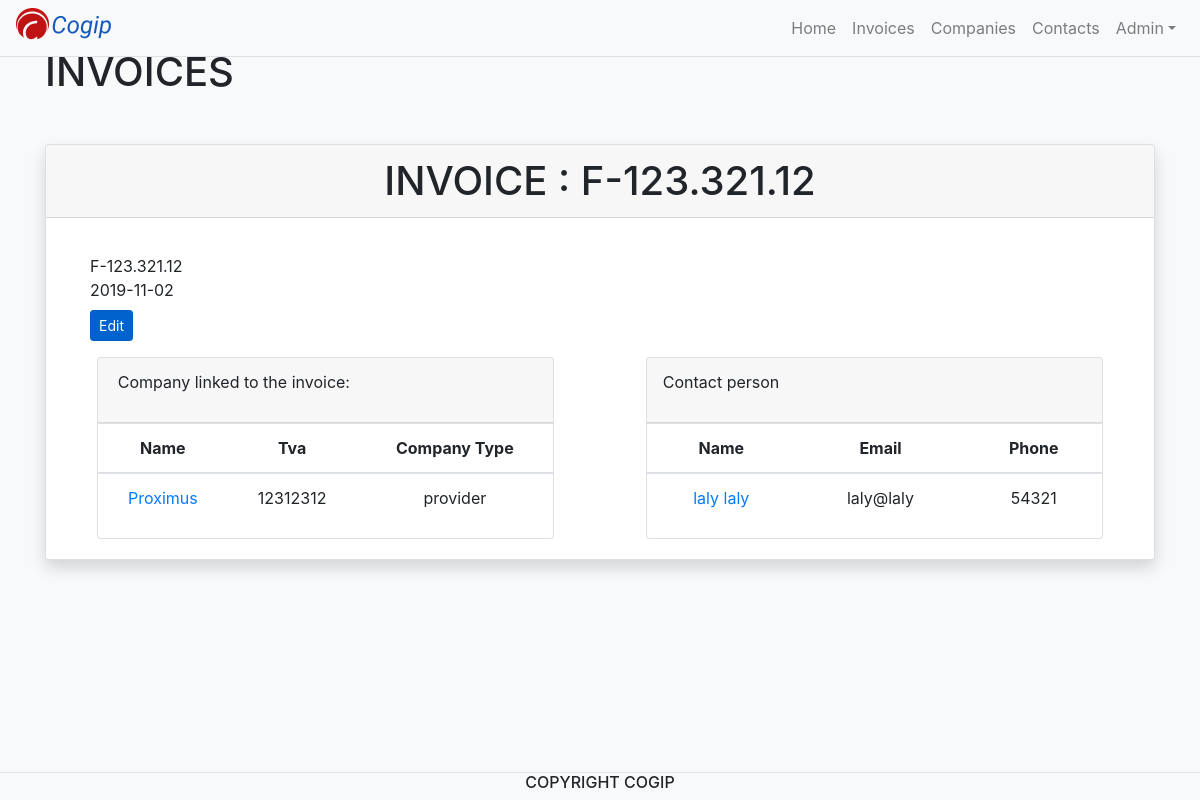
The page /?id=3&value=invoices on the database its author committed.
### tables this page shows
CREATE TABLE `invoices` (
  `id` int(11) NOT NULL,
  `date` date NOT NULL,
  `number` varchar(40) NOT NULL,
  `id_companies` int(5) NOT NULL,
  `id_contacts` int(5) NOT NULL
);

CREATE TABLE `companies` (
  `id` int(11) NOT NULL,
  `name` varchar(60) NOT NULL,
  `country` varchar(60) NOT NULL,
  `VAT` varchar(80) NOT NULL,
  `id_type_companies` int(5) NOT NULL
);

CREATE TABLE `type` (
  `id` int(11) NOT NULL,
  `type_companies` varchar(8) NOT NULL
);

CREATE TABLE `contacts` (
  `id` int(11) NOT NULL,
  `first_name` varchar(60) NOT NULL,
  `last_name` varchar(60) NOT NULL,
  `email` varchar(80) NOT NULL,
  `phone` int(60) NOT NULL,
  `id_companies` int(20) NOT NULL
);

### controller/controller.php (called while the page is built, shortened)
<?php
require 'model/model.php';
function displayInvoicesDetails($id){
	$req = queryInvoicesDetails($id);
	include 'view/invoicesDetailsView.php';
}
?>

### model/model.php (called while the page is built, shortened)
<?php
function dbConnect()
{
    try{
        $db = new PDO ('mysql:host=database;dbname=Cogip','root','root');
        return $db;
    }
    catch(Exeption $e)
    {
        die('Erreur: '.$e->getMessage());
    }
}
function queryCompanie(){
    $db = dbConnect();
    $req = $db -> prepare('SELECT * FROM companies');
    $req-> execute();
    return $req;
}
function queryInvoicesDetails($id){
        $db = dbConnect();
        $req = $db -> prepare("SELECT i.id AS inv_id, i.number, c.id AS c_id, cont.id AS cont_id, c.name, c.VAT, t.type_companies,cont.first_name, cont.last_name, cont.email, cont.phone, i.date, i.id AS in_id   FROM invoices AS i
         INNER JOIN companies AS c
          ON i.id_companies = c.id
         INNER JOIN type AS t
          ON c.id_type_companies = t.id
          INNER JOIN contacts AS cont
          ON i.id_contacts = cont.id
          WHERE i.id = $id");
        $req-> execute();
        return $req;
}
?>

### view/invoicesDetailsView.php (the view)
<h1>INVOICES </h1>
<?php
$invoices = $req -> fetch();
$url = $invoices['in_id'];
$url_contact = $invoices['cont_id'];
$url_company = $invoices['c_id'];
$numInvoice =  $invoices['number'];
$name = $invoices['name'];
$date = $invoices['date'];
$VTA = $invoices['VAT'];
$type = $invoices['type_companies'];
$first_name = $invoices['first_name'];
$last_name = $invoices['last_name'];
$email = $invoices['email'];
$phone = $invoices['phone'];
$value_company = "companies";
$value_contact = "contacts";
if(isset($_GET['option_edit']))
{
	$companies = $req_companie -> fetchAll(PDO::FETCH_ASSOC);
echo <<<HTML
<div class="card-shadow mt-5 mb-5">
<div class ="card-header h1 text-center"> INVOICE : F-$numInvoice</div>
</div>
<form action="?id=$url&value=invoices&option_edit=1" method="post">
<div class="card ml-auto mr-auto shadow-sm">
<div class="row mb-2 mt-3">
<div class="form-group d-flex flex-column col-4 offset-4">
<label class="h4" for="number_invoice">Number invoice :</label>
<input class ="h5" type="text" name="number_invoice" value="$numInvoice">
</div>
</div>
<div class="row mb-2 mt-1">
<div class="form-group d-flex flex-column col-4 offset-4">
<label class="h4" for="date">Date:</label>
<input class ="h5" type="text" name="date" value="$date">
</div>
</div>
<div class="row mb-2 mt-1">
<div class="form-group d-flex flex-column col-4 offset-4">
<label class="h4" for="companie_name">Date:</label>
<select name="companie_name" value="" onChange="submit();">
HTML;
?>
<option value="<?=$_POST['companie_name'] ?? ""?>">Please choose company</option>
<?php
foreach($companies as $key => $value)
{
    $id_companie =  $value["id"];
	$name_companies = $value['name'];
	echo '<option value="'.$id_companie.'">'.$name_companies.'</option>';
}
echo <<<HTML
</select>
</div>
</div>
<div class="row mb-2 mt-1">
<div class="form-group d-flex flex-column col-4 offset-4">
<label class="h4" for="contact_name">Contact</label>
<select name="contact_name" value="">
<option value="">Please choose a contact</option>
HTML;
if(isset($_POST["companie_name"])){
        $contacts = $req_contact -> fetchAll(PDO::FETCH_ASSOC);
                foreach($contacts as $key => $value)
                {
                $id_contact =  $value["cont_id"];
                $name_contact = $value['first_name']." ". $value['last_name'];
                echo '<option value="'.$id_contact.'">'.$name_contact.'</option>';
                }
}
echo <<<HTML
</select>
</div>
</div>
<div class="row mb-2 mt-1">
<div class="form-group d-flex flex-column col-4 offset-4">
<button type="submit" value="send" name="edit">Send</button>
</div>
</div>
</form>
HTML;
?>
<?php
}
else
{
echo <<<HTML
<div class="card shadow mt-5 mb-5">
<div class="card-header h1 text-center">INVOICE : F-$numInvoice </div>
<div class="card-body mt-3">
<div class="row d-flex align-items-center mr-auto ml-4">
<div>F-$numInvoice</div>
</div>
<div class="row mr-auto ml-4 ">
$date
</div>
<div class='row ml-4'>
<a href="?id=$url&value=invoices&option_edit=1" class="mr-auto btn btn-primary btn-sm active pt-1 pb-1 mt-2  mb-3" role="button" aria-pressed="true">Edit</a>
</div>
<div class="row d-flex justify-content-around">
<div class="card col-5 p-0">
<div class="card-header pl">
<p>Company linked to the invoice:</p>
</div>
<table class="table">
<thead>
<tr class="text-center">
<th>Name</th>
<th>Tva</th>
<th>Company Type</th>
</tr>
</thead>
<tbody>
<tr class='text-center'>
<td><a href=?id=$url_company&value=$value_company>$name</a></td>
<td>$VTA</td>
<td>$type</td>
</tr>
</tbody>
</table>
</div>
<div class="card col-5 p-0">
<div class="card-header pl-3">
<p>Contact person</p>
</div>
<table class='table'>
<thead>
<tr class="text-center">
<th>Name</th>
<th>Email</th>
<th>Phone</th>
</tr>
</thead>
<tbody>
<tr class="text-center">
<td><a href=?id=$url_contact&value=$value_contact>$first_name  $last_name</td>
<td>$email</td>
<td>$phone</td>
</tr>
</tbody>
</table>
</div>
</div>
</div>
</div>
</div>
HTML;
}
?>

### rows shown on the page
invoices: number "123.321.12", date "2019-11-02", id_companies.name "Proximus", id_companies.VAT "12312312", type.type_companies "provider", id_contacts.first_name "laly", id_contacts.last_name "laly", id_contacts.email "laly@laly", id_contacts.phone "54321"
